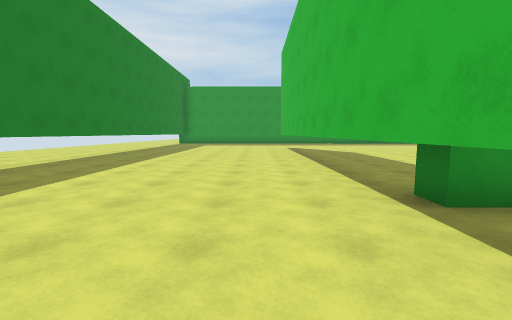
[1] (above)

24 first-person views from a walk through a 3-D level made in the Unity game engine. The camera is 1.4 m above the floor, tilts 6° down and sees 90° across. The floor is counted in squares, 2 m on a side. Each view is taken from the middle of a square. On the plan, view 1 faces up. The plan holds only what a view shows up to about 9 squares ahead; the rest is blank. The place goes on beyond the plan. The player character is not drawn.

[2]
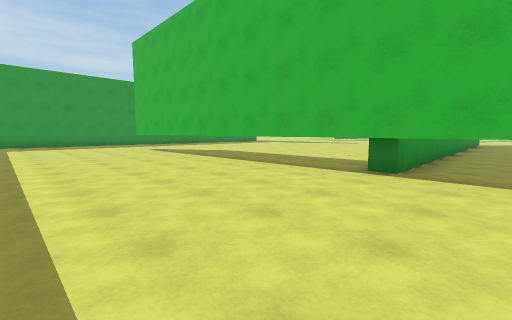

[3]
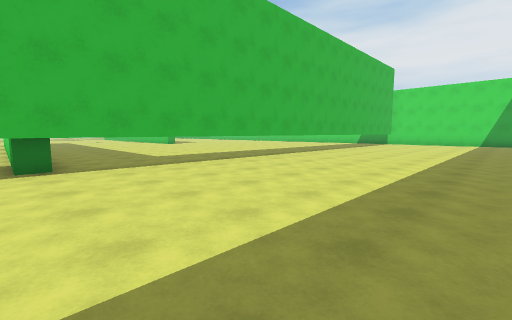

[4]
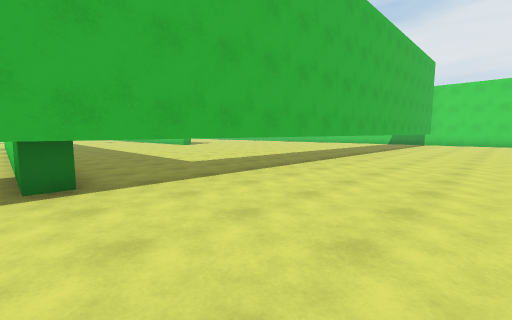

[5]
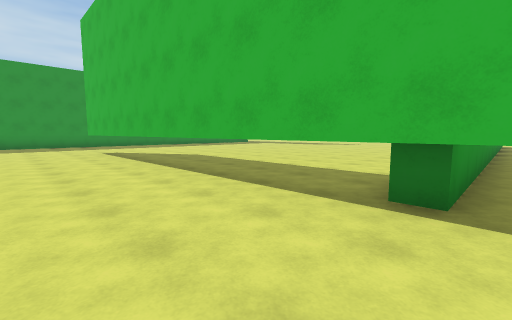

[6]
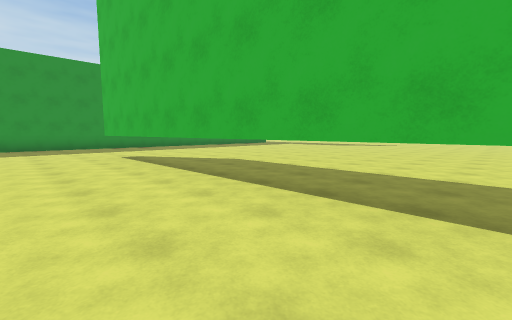

[7]
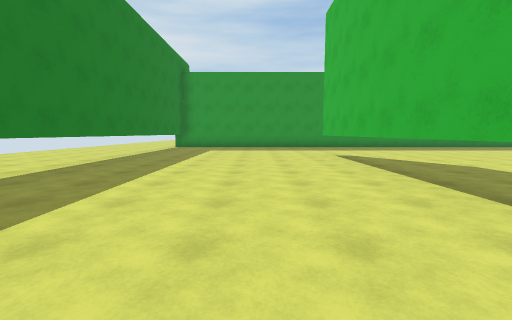

[8]
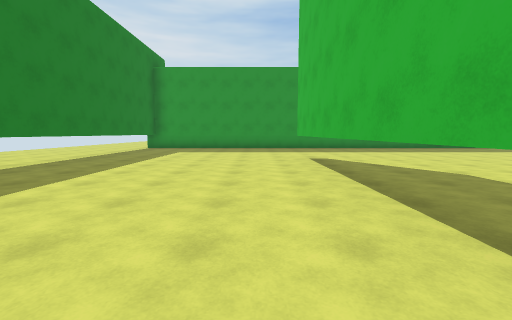

[9]
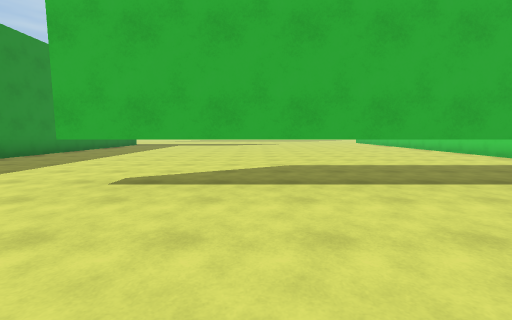

[10]
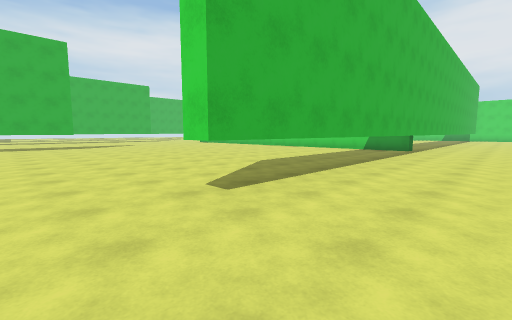

[11]
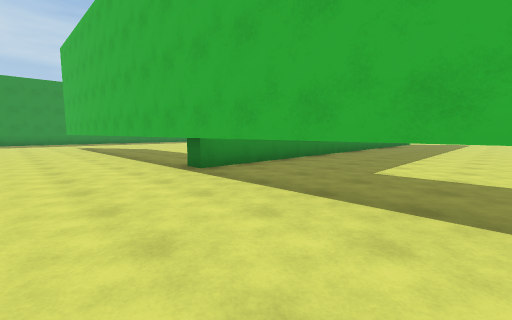

[12]
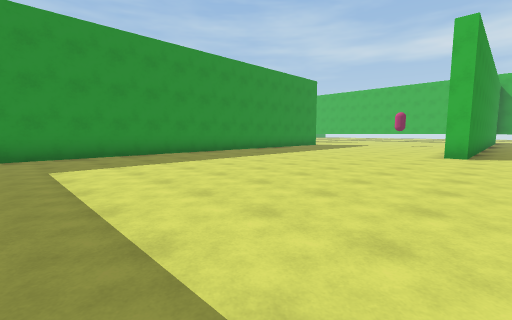

[13]
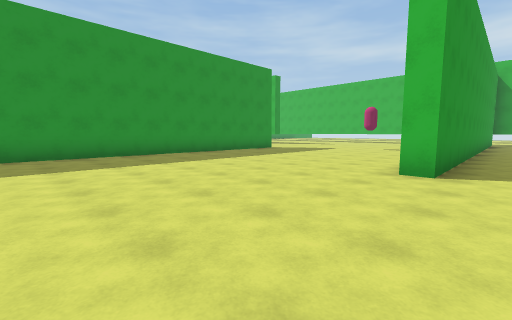

[14]
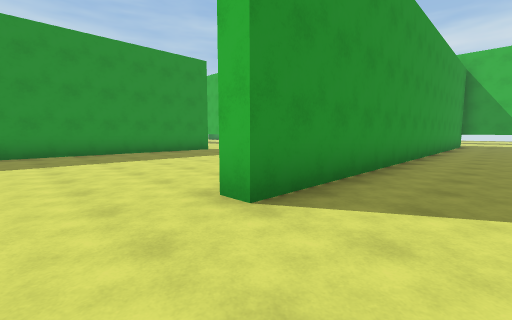

[15]
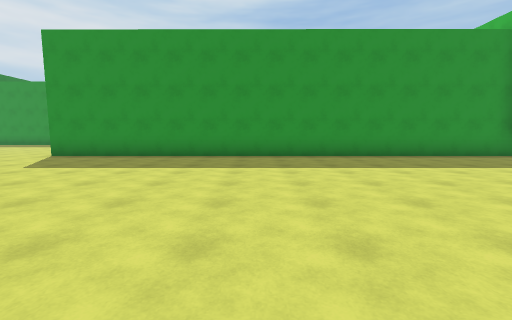

[16]
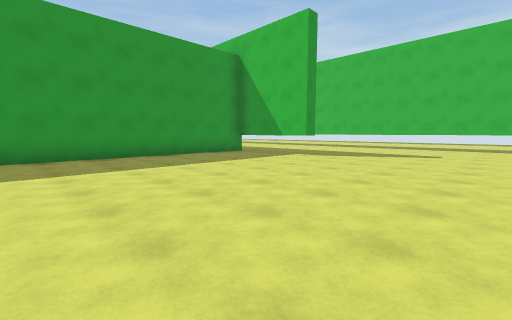

[17]
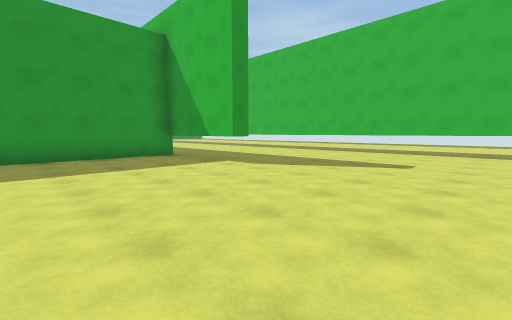

[18]
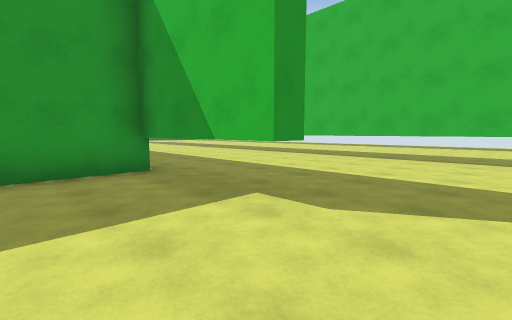

[19]
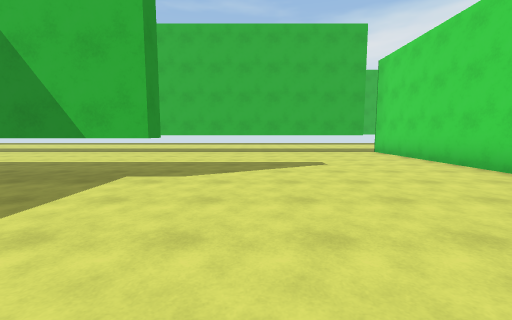

[20]
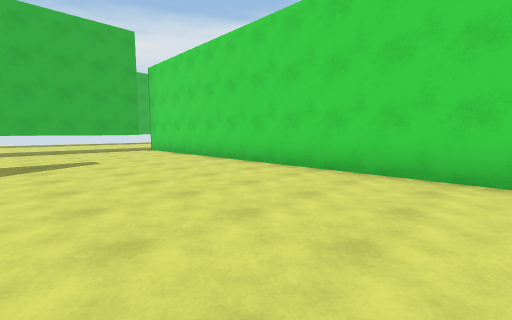

[21]
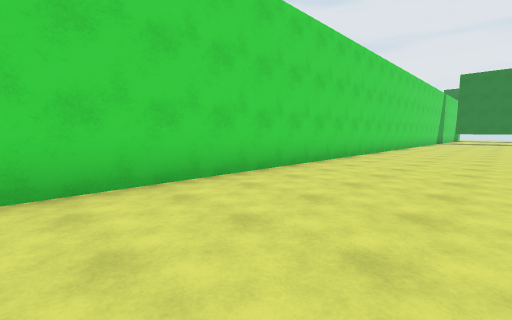

[22]
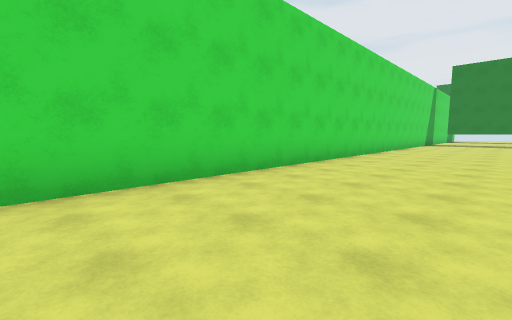

[23]
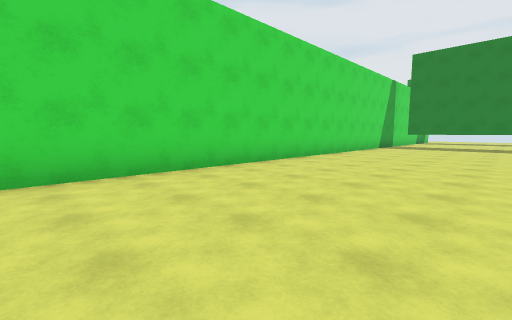

[24]
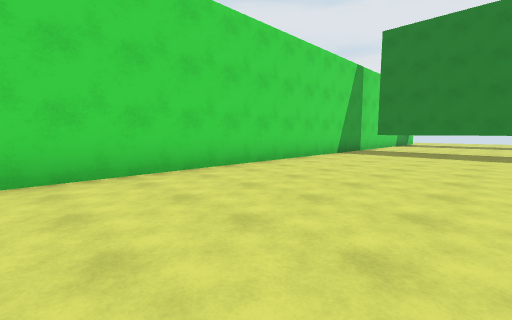

### Floor plan
Key: @ floor where view 1 was taken; # wall or solid block; . floor; T thing the floor can be seen under or through.
Columns run from 9 left of view 1 to 31 right of it. Each row starts with its distance up from view 1.
 14 ....#................
 13 ....T................
 12 ....T.....T.........
 11  ...T.....T........
 10   ..T.....T.......
  9  ...T.....T......
  8  ...T.....T.......
  7   ..T.....T........
  6    .T.....T.........
  5     T.....T..........
  4      .....T..........
  3      ......T.......
  2      .....TT###########
  1      .....T..............
  0      ....@T..............
 -1      .....T..............
 -2      .....T...............          ....
 -3      .....T...............          ....
 -4      .....T..............           ....
 -5      .....T..........##############T....#
 -6      .....#........................T....#
 -7      .....#        ................T....#
 -8      .....            .............T....#
 -9      ....              .................#
-10          .#.............................#
-11          .#.............................#
-12           #.............................#
-13            .............................#
-14             .............................
-15              ############################

Positions as (right, up) in squares from view 1, and headings:
1: (0, 0), facing up
2: (-3, 1), facing up-right
3: (-4, 3), facing down-right
4: (-2, 3), facing down-right
5: (-1, 2), facing up-right
6: (-1, 4), facing up-right
7: (-1, 4), facing up
8: (0, 5), facing up
9: (-2, 10), facing right
10: (-1, 14), facing down-right
11: (-1, -2), facing up-right
12: (3, -6), facing up-right
13: (7, -6), facing up-right
14: (10, -7), facing up-right
15: (18, -13), facing up
16: (19, -13), facing up-right
17: (22, -13), facing up-right
18: (24, -10), facing up-right
19: (22, -10), facing right
20: (21, -10), facing down-right
21: (23, -11), facing down-left
22: (20, -11), facing down-left
23: (16, -10), facing down-left
24: (12, -10), facing down-left
